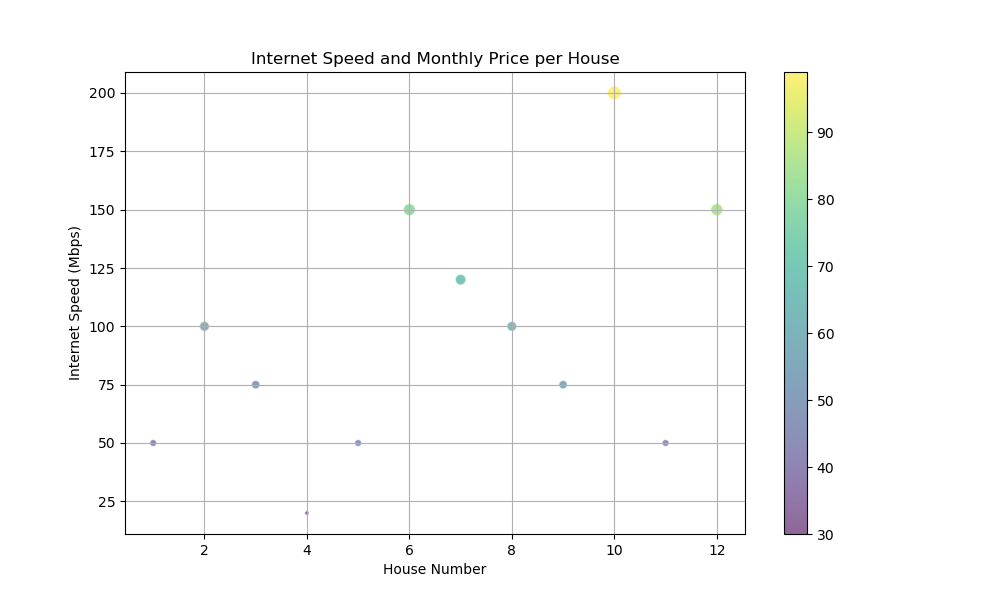

Write Python code to recreate this figure.

import matplotlib.pyplot as plt

# Your provided data
data = [
    {'House Number': 1, 'Internet Speed (Mbps)': 50, 'Monthly Price ($)': 40},
    {'House Number': 2, 'Internet Speed (Mbps)': 100, 'Monthly Price ($)': 60},
    {'House Number': 3, 'Internet Speed (Mbps)': 75, 'Monthly Price ($)': 50},
    {'House Number': 4, 'Internet Speed (Mbps)': 20, 'Monthly Price ($)': 30},
    {'House Number': 5, 'Internet Speed (Mbps)': 50, 'Monthly Price ($)': 45},
    {'House Number': 6, 'Internet Speed (Mbps)': 150, 'Monthly Price ($)': 80},
    {'House Number': 7, 'Internet Speed (Mbps)': 120, 'Monthly Price ($)': 70},
    {'House Number': 8, 'Internet Speed (Mbps)': 100, 'Monthly Price ($)': 65},
    {'House Number': 9, 'Internet Speed (Mbps)': 75, 'Monthly Price ($)': 55},
    {'House Number': 10, 'Internet Speed (Mbps)': 200, 'Monthly Price ($)': 99},
    {'House Number': 11, 'Internet Speed (Mbps)': 50, 'Monthly Price ($)': 42},
    {'House Number': 12, 'Internet Speed (Mbps)': 150, 'Monthly Price ($)': 85}
]

# Extracting house numbers, internet speeds and monthly prices for plotting
house_numbers = [item['House Number'] for item in data]
internet_speeds = [item['Internet Speed (Mbps)'] for item in data]
monthly_prices = [item['Monthly Price ($)'] for item in data]

# Define the size of each point based on internet speed
sizes = [speed / 200 * 100 for speed in internet_speeds]  # Normalize the speed for point size

# Choose a color for each point based on its monthly price
colors = monthly_prices

# Create a scatter plot
plt.figure(figsize=(10, 6))
scatter = plt.scatter(house_numbers, internet_speeds, s=sizes, c=colors, cmap='viridis', alpha=0.6, edgecolors='w', linewidth=1)

# Add a color bar
plt.colorbar(scatter)

# Set plot title and labels
plt.title('Internet Speed and Monthly Price per House')
plt.xlabel('House Number')
plt.ylabel('Internet Speed (Mbps)')

# Add grid lines for better readability
plt.grid(True)

# Show the scatter plot
plt.show()
